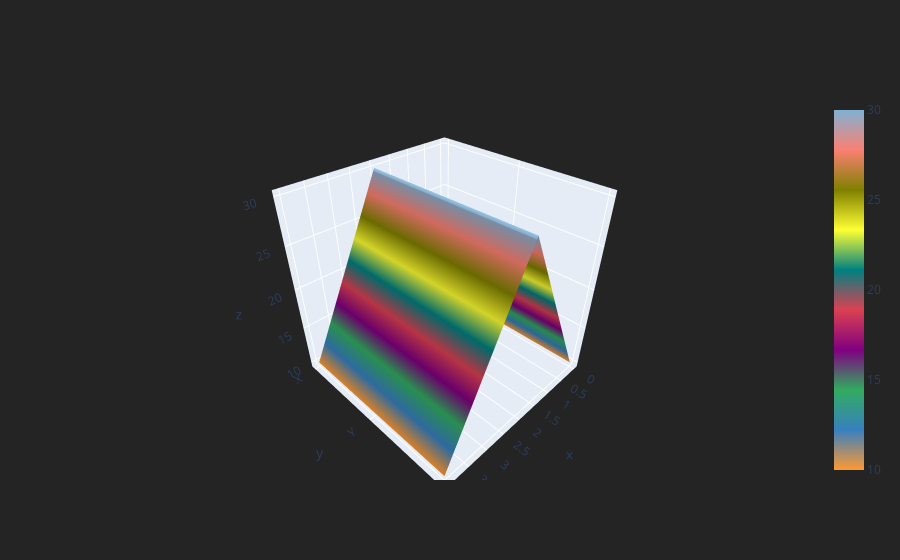

Notebook code for this chart:
### Code cell
#surface plot for 3D graph
df3.iplot(kind = 'surface')

### Figure 1 — Plotly figure (JSON) as saved in the notebook; plotly's stock layout.template omitted (floating-point values rounded to 4 significant figures)
{"data": [{"colorscale": [[0, "rgb(255, 153, 51)"], [0.1111, "rgb(55, 128, 191)"], [0.2222, "rgb(50, 171, 96)"], [0.3333, "rgb(128, 0, 128)"], [0.4444, "rgb(219, 64, 82)"], [0.5556, "rgb(0, 128, 128)"], [0.6667, "rgb(255, 255, 51)"], [0.7778, "rgb(128, 128, 0)"], [0.8889, "rgb(251, 128, 114)"], [1, "rgb(128, 177, 211)"]], "type": "surface", "x": [0, 1, 2, 3, 4], "y": ["X", "Y", "Z"], "z": [[10, 20, 30, 20, 10], [10, 20, 30, 20, 10], [10, 20, 30, 20, 10]]}], "layout": {"legend": {"bgcolor": "#242424", "font": {"color": "#F4F4F4"}}, "paper_bgcolor": "#242424", "plot_bgcolor": "#242424", "title": {"font": {"color": "#F4F4F4"}}, "xaxis": {"gridcolor": "#343434", "showgrid": true, "tickfont": {"color": "#A4A4A4"}, "title": {"font": {"color": "#A4A4A4"}, "text": ""}, "zerolinecolor": "#444444"}, "yaxis": {"gridcolor": "#343434", "showgrid": true, "tickfont": {"color": "#A4A4A4"}, "title": {"font": {"color": "#A4A4A4"}, "text": ""}, "zerolinecolor": "#444444"}}}
